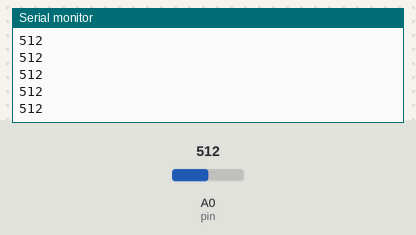
A sketch run on a simulated Arduino Uno, built with avr-gcc and run on an emulated ATmega328P. Shown: the last lines printed to the serial monitor. Inputs (shaded band) come from the test bench; at power-on: A0 (pin) = 512.

Above: at 1.2 s.
1.3 s: A0 (pin) set to 716
At 1.32 s:
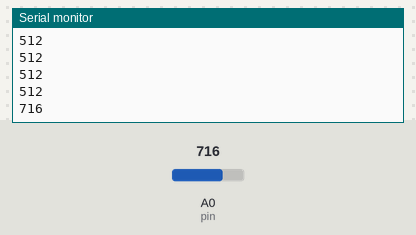
2.8 s: A0 (pin) set to 900
At 2.83 s:
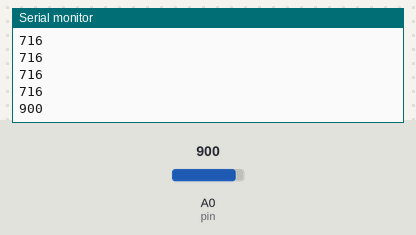
Timing chart, 0 to 5.8 s (numbered marks = the images above; inputs shaded):
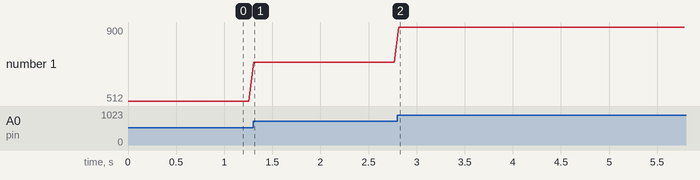

The sketch:

sketch_apr25c.ino
```cpp
int pot;
void setup() {
  // put your setup code here, to run once:
Serial.begin(9600);
const byte pin=A0;

}

void loop() {
pot=analogRead(A0);
Serial.println(pot);
delay(50);

}
```

Measured:
- after the input at 1.3 s, the serial monitor: prints a new line at once (image 1)
- after the input at 2.8 s, the serial monitor: prints a new line at once (image 2)
- plotted number 1: 512 → 716 after the input at 1.3 s, 716 → 900 after the input at 2.8 s
